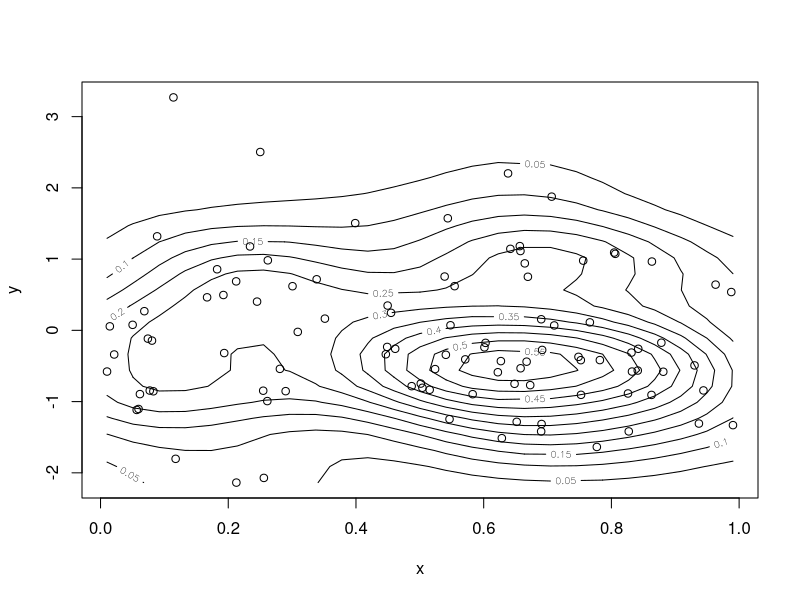
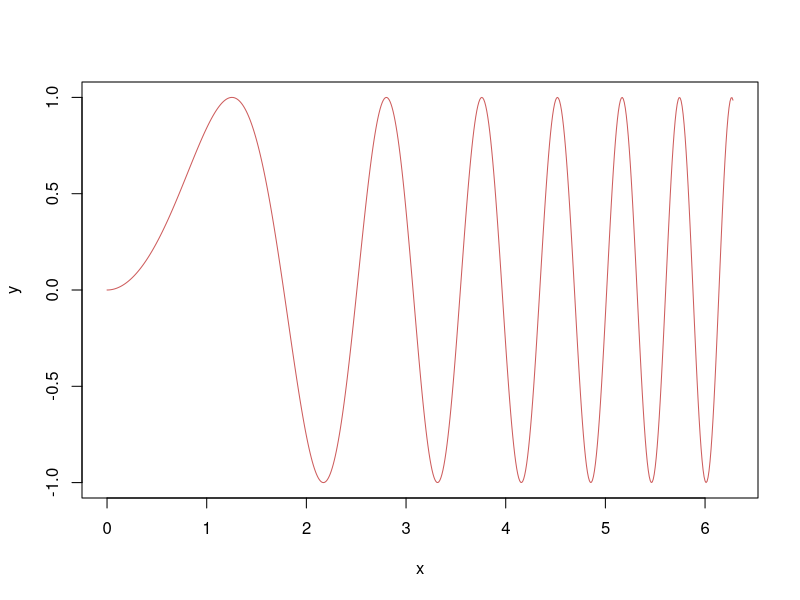
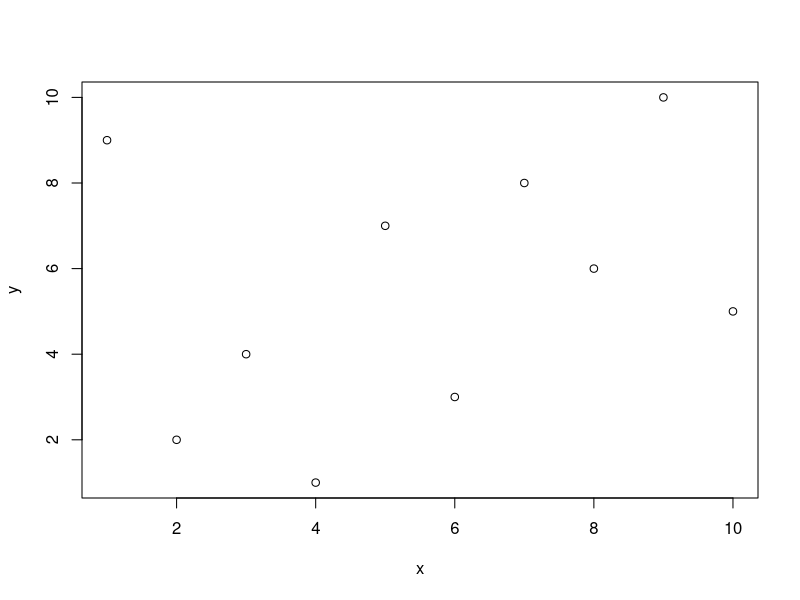

Write R code to recreate these figures, in order.
# This is going to be a wonderful test!

### * First test

### ** Random data

# We generate some random data with a long text before so that the text in the
# input file is broken over several lines
x = runif(100)
y = rnorm(100)

### ** Analysis 

# Let's load a library
library(MASS)
# And now let's calculate some 2D density map:
z = kde2d(x, y)

### ** Graph

# Time for plotting!
plot(x, y)
contour(z, add = T)

### * Second test

# Well, maybe we can try something else.
x = seq(0, 2 * pi, by = 0.01)
y = sin(x^2)
plot(x, y, type = "l", col = "indianred")

## @end@

### * Third test

# This should NOT be in the output because of the @end@ tag before
x = 1:10
y = sample(x)
plot(x, y)
cor.test(x, y, method = "spearman")
